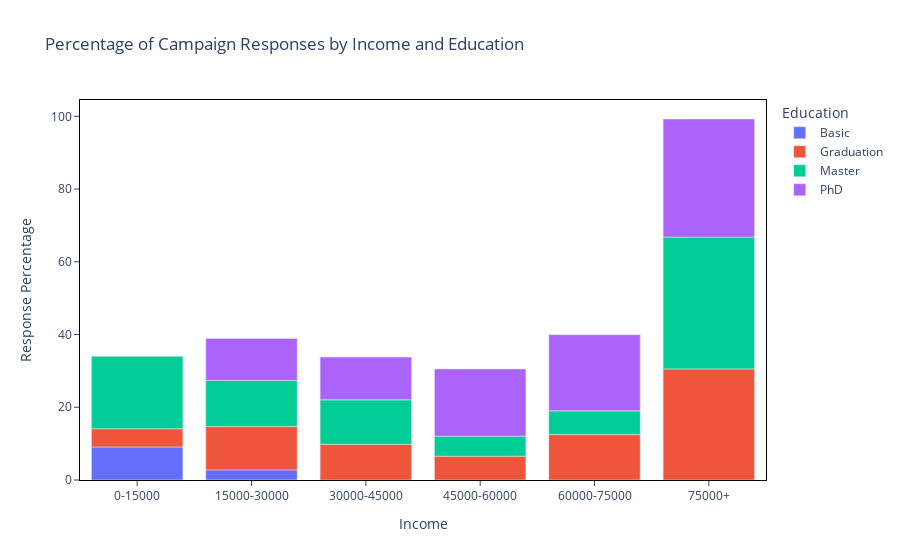

Notebook source saved alongside this figure:
### Code cell
# Create a bar graph
fig = px.bar(
    df_income_edu, 
    x="Income_Group", 
    y="Response_1_Percentage",
    color="Education",
    title="Percentage of Campaign Responses by Income and Education",
    labels={"Income_Group": "Income", "Response_1_Percentage": "Response Percentage"}
)

# Customize the layout
fig.update_layout(
    xaxis_title="Income",
    yaxis_title="Response Percentage",
    xaxis=dict(showgrid=True, linecolor='black', mirror=True, ticks='outside'),
    yaxis=dict(showgrid=True, linecolor='black', mirror=True, ticks='outside'),
    plot_bgcolor='white',
)

# Show the bar graph
fig.show()

### Figure 1 — Plotly figure (JSON) as saved in the notebook; plotly's stock layout.template omitted (floating-point values rounded to 4 significant figures)
{"data": [{"alignmentgroup": "True", "hovertemplate": "Education=Basic<br>Income=%{x}<br>Response Percentage=%{y}<extra></extra>", "legendgroup": "Basic", "marker": {"color": "#636efa", "pattern": {"shape": ""}}, "name": "Basic", "offsetgroup": "Basic", "orientation": "v", "showlegend": true, "textposition": "auto", "type": "bar", "x": ["0-15000", "15000-30000", "30000-45000"], "xaxis": "x", "y": [9.09, 2.78, 0], "yaxis": "y"}, {"alignmentgroup": "True", "hovertemplate": "Education=Graduation<br>Income=%{x}<br>Response Percentage=%{y}<extra></extra>", "legendgroup": "Graduation", "marker": {"color": "#EF553B", "pattern": {"shape": ""}}, "name": "Graduation", "offsetgroup": "Graduation", "orientation": "v", "showlegend": true, "textposition": "auto", "type": "bar", "x": ["0-15000", "15000-30000", "30000-45000", "45000-60000", "60000-75000", "75000+"], "xaxis": "x", "y": [5, 11.92, 9.83, 6.54, 12.5, 30.54], "yaxis": "y"}, {"alignmentgroup": "True", "hovertemplate": "Education=Master<br>Income=%{x}<br>Response Percentage=%{y}<extra></extra>", "legendgroup": "Master", "marker": {"color": "#00cc96", "pattern": {"shape": ""}}, "name": "Master", "offsetgroup": "Master", "orientation": "v", "showlegend": true, "textposition": "auto", "type": "bar", "x": ["0-15000", "15000-30000", "30000-45000", "45000-60000", "60000-75000", "75000+"], "xaxis": "x", "y": [20, 12.68, 12.21, 5.51, 6.52, 36.25], "yaxis": "y"}, {"alignmentgroup": "True", "hovertemplate": "Education=PhD<br>Income=%{x}<br>Response Percentage=%{y}<extra></extra>", "legendgroup": "PhD", "marker": {"color": "#ab63fa", "pattern": {"shape": ""}}, "name": "PhD", "offsetgroup": "PhD", "orientation": "v", "showlegend": true, "textposition": "auto", "type": "bar", "x": ["0-15000", "15000-30000", "30000-45000", "45000-60000", "60000-75000", "75000+"], "xaxis": "x", "y": [0, 11.54, 11.76, 18.49, 20.95, 32.47], "yaxis": "y"}], "layout": {"autosize": true, "barmode": "relative", "legend": {"title": {"text": "Education"}, "tracegroupgap": 0}, "plot_bgcolor": "white", "title": {"text": "Percentage of Campaign Responses by Income and Education"}, "xaxis": {"anchor": "y", "autorange": true, "domain": [0, 1], "linecolor": "black", "mirror": true, "range": [-0.5, 5.5], "showgrid": true, "ticks": "outside", "title": {"text": "Income"}, "type": "category"}, "yaxis": {"anchor": "x", "autorange": true, "domain": [0, 1], "linecolor": "black", "mirror": true, "range": [0, 104.5], "showgrid": true, "ticks": "outside", "title": {"text": "Response Percentage"}, "type": "linear"}}}
